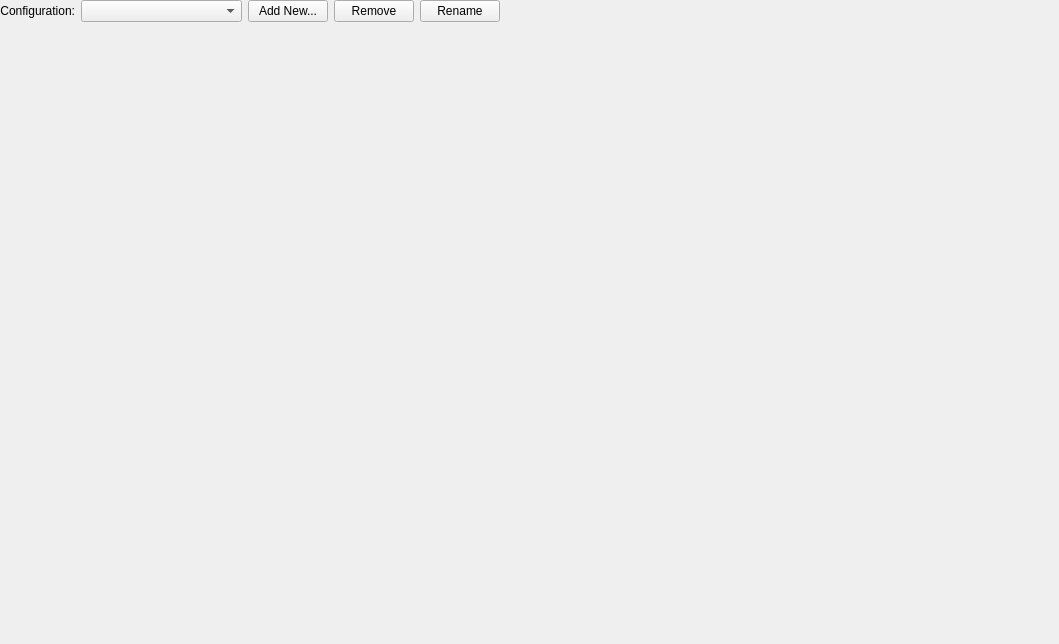
<?xml version="1.0" encoding="UTF-8"?>
<ui version="4.0">
 <class>VcProjectManager::Internal::ConfigurationsWidget</class>
 <widget class="QWidget" name="VcProjectManager::Internal::ConfigurationsWidget">
  <property name="geometry">
   <rect>
    <x>0</x>
    <y>0</y>
    <width>1059</width>
    <height>644</height>
   </rect>
  </property>
  <property name="windowTitle">
   <string>Form</string>
  </property>
  <layout class="QVBoxLayout" name="verticalLayout">
   <property name="margin">
    <number>0</number>
   </property>
   <item>
    <layout class="QHBoxLayout" name="horizontalLayout">
     <item>
      <widget class="QLabel" name="label">
       <property name="text">
        <string>Configuration:</string>
       </property>
       <property name="alignment">
        <set>Qt::AlignRight|Qt::AlignTrailing|Qt::AlignVCenter</set>
       </property>
      </widget>
     </item>
     <item>
      <widget class="QComboBox" name="m_configurationComboBox">
       <property name="minimumSize">
        <size>
         <width>161</width>
         <height>0</height>
        </size>
       </property>
      </widget>
     </item>
     <item>
      <widget class="QPushButton" name="m_addNewConfigPushButton">
       <property name="text">
        <string>Add New...</string>
       </property>
      </widget>
     </item>
     <item>
      <widget class="QPushButton" name="m_removeConfigPushButton">
       <property name="text">
        <string>Remove</string>
       </property>
      </widget>
     </item>
     <item>
      <widget class="QPushButton" name="m_renameConfigPushButton">
       <property name="text">
        <string>Rename</string>
       </property>
      </widget>
     </item>
     <item>
      <spacer name="horizontalSpacer">
       <property name="orientation">
        <enum>Qt::Horizontal</enum>
       </property>
       <property name="sizeHint" stdset="0">
        <size>
         <width>40</width>
         <height>20</height>
        </size>
       </property>
      </spacer>
     </item>
    </layout>
   </item>
   <item>
    <widget class="QStackedWidget" name="m_configurationsStackWidget"/>
   </item>
  </layout>
 </widget>
 <resources/>
 <connections/>
</ui>
